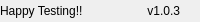
              <widget class="QFrame" name="bottomBar">
               <property name="minimumSize">
                <size>
                 <width>0</width>
                 <height>22</height>
                </size>
               </property>
               <property name="maximumSize">
                <size>
                 <width>16777215</width>
                 <height>22</height>
                </size>
               </property>
               <property name="frameShape">
                <enum>QFrame::Shape::NoFrame</enum>
               </property>
               <property name="frameShadow">
                <enum>QFrame::Shadow::Raised</enum>
               </property>
               <layout class="QHBoxLayout" name="horizontalLayout_5">
                <property name="spacing">
                 <number>0</number>
                </property>
                <property name="leftMargin">
                 <number>0</number>
                </property>
                <property name="topMargin">
                 <number>0</number>
                </property>
                <property name="rightMargin">
                 <number>0</number>
                </property>
                <property name="bottomMargin">
                 <number>0</number>
                </property>
                <item>
                 <widget class="QLabel" name="label_message">
                  <property name="text">
                   <string>Happy Testing!!</string>
                  </property>
                 </widget>
                </item>
                <item>
                 <widget class="QLabel" name="version">
                  <property name="text">
                   <string>v1.0.3</string>
                  </property>
                  <property name="alignment">
                   <set>Qt::AlignmentFlag::AlignRight|Qt::AlignmentFlag::AlignTrailing|Qt::AlignmentFlag::AlignVCenter</set>
                  </property>
                 </widget>
                </item>
                <item>
                 <widget class="QFrame" name="frame_size_grip">
                  <property name="minimumSize">
                   <size>
                    <width>20</width>
                    <height>0</height>
                   </size>
                  </property>
                  <property name="maximumSize">
                   <size>
                    <width>20</width>
                    <height>16777215</height>
                   </size>
                  </property>
                  <property name="frameShape">
                   <enum>QFrame::Shape::NoFrame</enum>
                  </property>
                  <property name="frameShadow">
                   <enum>QFrame::Shadow::Raised</enum>
                  </property>
                 </widget>
                </item>
               </layout>
              </widget>
